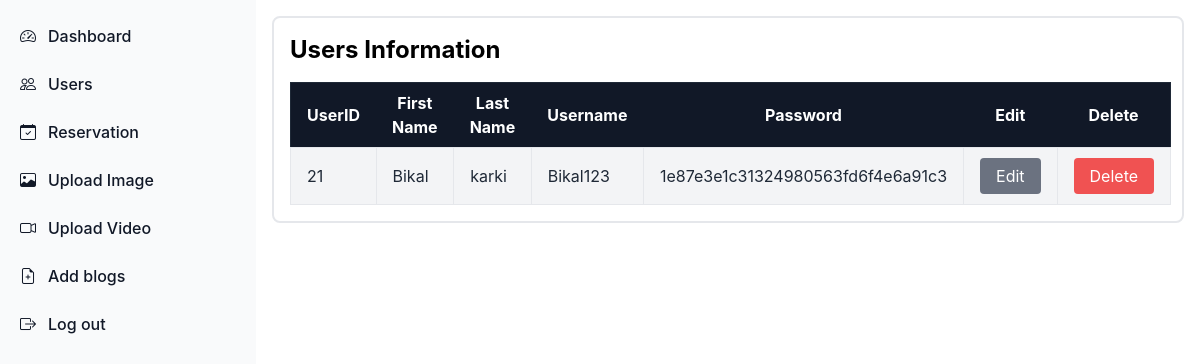
Page /admin/users.php (signed in) on the committed database.
### tables this page shows
CREATE TABLE `users` (
  `id` int(10) NOT NULL,
  `first_name` varchar(50) NOT NULL,
  `last_name` varchar(50) NOT NULL,
  `username` varchar(100) NOT NULL,
  `password` varchar(250) NOT NULL
);

### admin/users.php (the view, shortened to what this page needs)
<!DOCTYPE html>
<html lang="en">
<head>
    <script src="https://cdn.tailwindcss.com"></script>
    <link href="https://cdnjs.cloudflare.com/ajax/libs/flowbite/2.3.0/flowbite.min.css" rel="stylesheet" />
    <link rel="stylesheet" href="https://cdn.jsdelivr.net/npm/bootstrap-icons@1.11.3/font/bootstrap-icons.min.css">
</head>
<body>
    <?php
    include "sidebar.php"
    ?>
    <div class="p-4 sm:ml-64">
        <div class="p-4 border-2 border-gray-200 border-solid rounded-lg dark:border-gray-700">
            <div class="col-span-9">
                <h1 class="text-2xl font-bold mb-4">Users Information</h1>
                <table class="table-auto w-full border-collapse border border-gray-800">
                    <thead class="bg-gray-900 text-white">
                        <tr>
                            <th class="px-4 py-2">UserID</th>
                            <th class="px-4 py-2">First Name</th>
                            <th class="px-4 py-2">Last Name</th>
                            <th class="px-4 py-2">Username</th>
                            <th class="px-4 py-2">Password</th>
                            <th class="px-4 py-2">Edit</th>
                            <th class="px-4 py-2">Delete</th>
                        </tr>
                    </thead>
                    <tbody class="text-gray-800">
                        <?php
                        include "../connection.php";
                        $query = "select * from users";
                        $run = mysqli_query($conn, $query);
                        while ($row = mysqli_fetch_array($run)) {
                            $a = $row['id'];
                            $b = $row['first_name'];
                            $c = $row['last_name'];
                            $d = $row['username'];
                            $e = $row['password'];
                        ?>
                            <tr class="bg-gray-100">
                                <td class="border px-4 py-2"><?php echo $a; ?></td>
                                <td class="border px-4 py-2"><?php echo $b; ?></td>
                                <td class="border px-4 py-2"><?php echo $c; ?></td>
                                <td class="border px-4 py-2"><?php echo $d; ?></td>
                                <td class="border px-4 py-2"><?php echo $e; ?></td>
                                <td class="border px-4 py-2">
                                    <a href="edit_users.php?id=<?php echo $a; ?>&fname=<?php echo $b; ?>&lname=<?php echo $c ?>&username=<?php echo $d ?>&password=<?php echo $e ?>" class="btn h-2   px-4 py-2 bg-gray-500 text-white rounded hover:bg-gray-600">Edit</a>
                                </td>
                                <td class="border px-4 py-4">
                                    <a href="delete_users.php?id=<?php echo $a; ?>" class="h-2 px-4 py-2 bg-red-500 text-white rounded hover:bg-red-600">Delete</a>
                                </td>
                            </tr>
                        <?php
                        }
                        ?>
                    </tbody>
                </table>
            </div>
        </div>
    </div>
</body>
</html>

### rows in the picture
users: id "21", first_name "Bikal", last_name "karki", username "Bikal123", password "1e87e3e1c31324980563fd6f4e6a91c3"
